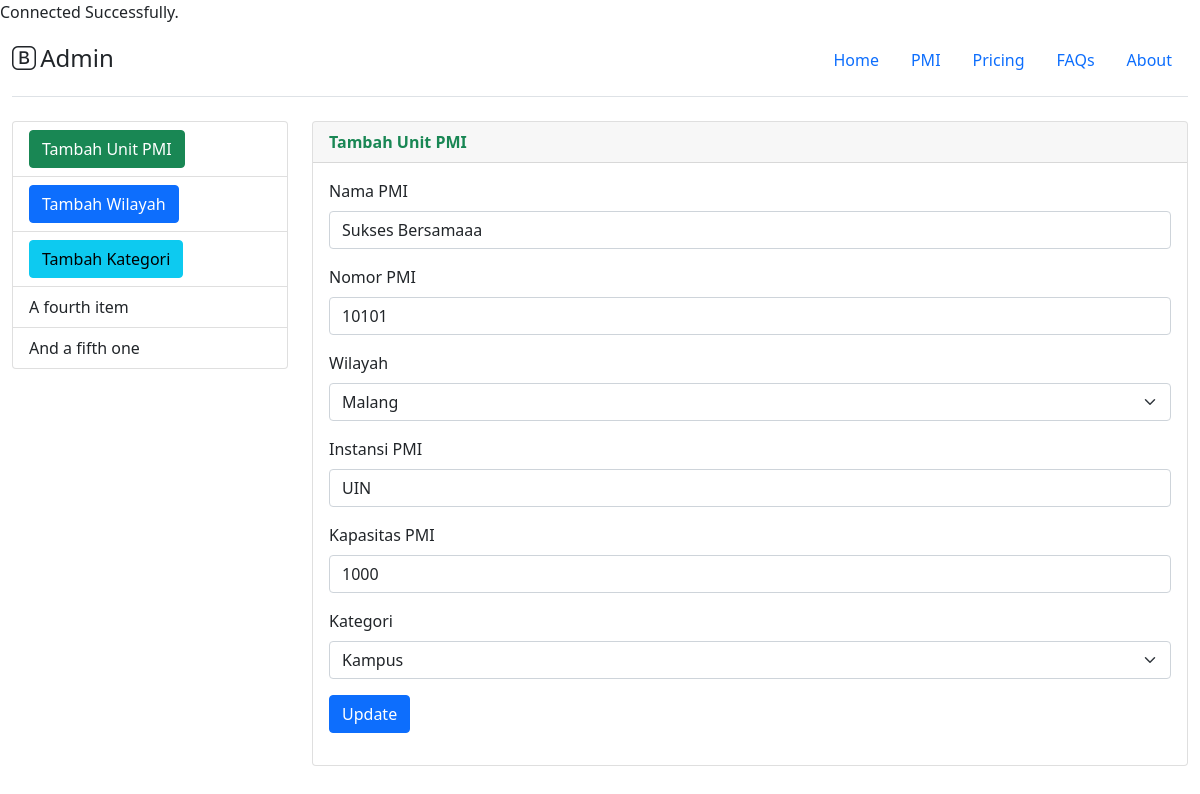
Page /admin/pmi/pmi_edit.php?id=5 on the committed database.
### tables this page shows
CREATE TABLE IF NOT EXISTS `pmi` (
  `id_pmi` int(11) NOT NULL AUTO_INCREMENT,
  `nama_pmi` varchar(50) DEFAULT NULL,
  `nomor_pmi` int(11) DEFAULT NULL,
  `id_wilayah` int(11) DEFAULT NULL,
  `instansi_pmi` varchar(50) DEFAULT NULL,
  `kapasitas_pmi` int(11) DEFAULT NULL,
  `id_kategori` int(11) DEFAULT NULL,
  PRIMARY KEY (`id_pmi`),
  KEY `FKwilayah` (`id_wilayah`),
  KEY `FKkategori` (`id_kategori`),
  CONSTRAINT `FKkategori` FOREIGN KEY (`id_kategori`) REFERENCES `kategori_pmi` (`id_kategori`) ON DELETE CASCADE,
  CONSTRAINT `FKwilayah` FOREIGN KEY (`id_wilayah`) REFERENCES `wilayah_pmi` (`id_wilayah`) ON DELETE CASCADE
);

### admin/pmi/pmi_edit.php (the view, shortened to what this page needs)
<?php
include('../../connection.php');
$id = $_GET['id'];
$sql = "SELECT * FROM wilayah_pmi";
$sql2 = "SELECT * FROM kategori_pmi";
$wilayah = $conn->query($sql);
$kategori = $conn->query($sql2);
$query = "SELECT * FROM pmi WHERE id_pmi =?";
$stmt = $conn->prepare($query);
$stmt->bind_param("s", $id);
$stmt->execute();
$result = $stmt->get_result();
$pmi = $result->fetch_assoc();
?>
<!DOCTYPE html>
<html lang="en">
<head>
    <link rel="stylesheet" href="../../dist/css/style.css">
    <link rel="stylesheet" href="../../dist/icons/bootstrap-icons.css">
</head>
<body>
    <div class="container-fluid">
        <?php include_once('../layouts/header.php') ?>
        <div class="row">
            <div class="col-md-3">
                <?php include_once('layouts/sidebar.php') ?>
            </div>
            <div class="col">
                <main>
                    <div class="card">
                        <div class="card-header text-success fw-bold">
                            Tambah Unit PMI
                        </div>
                        <div class="card-body">
                            <form method="post" action="">
                                <div class="mb-3">
                                    <label for="nama_pmi" class="form-label">Nama PMI</label>
                                    <input type="text" name="nama_pmi" id="nama_pmi" placeholder="Nama PMI" class="form-control" value="<?php echo $pmi['nama_pmi'] ?>">
                                </div>
                                <div class="mb-3">
                                    <label for="nomor_pmi" class="form-label">Nomor PMI</label>
                                    <input type="number" name="nomor_pmi" id="nomor_pmi" placeholder="Nomor PMI" class="form-control" value="<?php echo $pmi['nomor_pmi'] ?>">
                                </div>
                                <div class="mb-3">
                                    <label for="wilayah" class="form-label">Wilayah</label>
                                    <select name="wilayah" id="wilayah" class="form-select">
                                        <?php
                                        if (mysqli_num_rows($wilayah) > 0) {
                                            while ($row = mysqli_fetch_array($wilayah)) {
                                        ?>
                                                <option value="<?php echo $row['id_wilayah'] ?>"><?php echo $row['nama_wilayah'] ?></option>
                                        <?php
                                            }
                                        }
                                        ?>
                                    </select>
                                </div>
                                <div class="mb-3">
                                    <label for="instansi_pmi" class="form-label">Instansi PMI</label>
                                    <input type="text" name="instansi_pmi" id="instansi_pmi" placeholder="Instansi PMI" class="form-control" value="<?php echo $pmi['instansi_pmi'] ?>">
                                </div>
                                <div class="mb-3">
                                    <label for="kapasitas_pmi" class="form-label">Kapasitas PMI</label>
                                    <input type="number" name="kapasitas_pmi" id="kapasitas_pmi" placeholder="Kapasitas PMI" class="form-control" value="<?php echo $pmi['kapasitas_pmi'] ?>">
                                </div>
                                <div class="mb-3">
                                    <label for="kategori" class="form-label">Kategori</label>
                                    <select name="kategori" id="kategori" class="form-select">
                                        <?php
                                        if (mysqli_num_rows($kategori) > 0) {
                                            while ($row = mysqli_fetch_array($kategori)) {
                                        ?>
                                                <option value="<?php echo $row['id_kategori'] ?>"><?php echo $row['nama_kategori'] ?></option>
                                        <?php
                                            }
                                        }
                                        ?>
                                    </select>
                                </div>
                                <button type="submit" name="update" class="btn btn-primary">Update</button>
                            </form>
                        </div>
                    </div>
                </main>
            </div>
        </div>
    </div>
</body>
</html>

### rows in the picture
pmi: nama_pmi "Sukses Bersamaaa", nomor_pmi "10101", instansi_pmi "UIN", kapasitas_pmi "1000"

### other values in the picture
form field wilayah "Malang"
form field kategori "Kampus"
